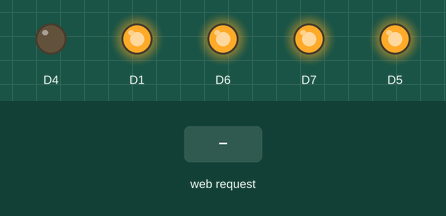
Simulated run of this sketch. Board: ESP8266 (NodeMCU). Parts: output pins drawn as LEDs (lit = HIGH). The test bench sets the inputs (shaded band). WiFi joins after 1.5 s; servers stay silent unless stated; what the sketch prints to the serial monitor is not drawn.

Above: at 2.8 s.
2.9 s: HTTP request GET /Switch1ON received
At 4.1 s:
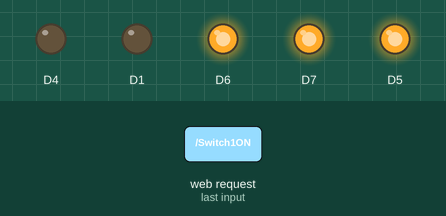
4.4 s: HTTP request GET /FanSpeed1 received
At 5.7 s:
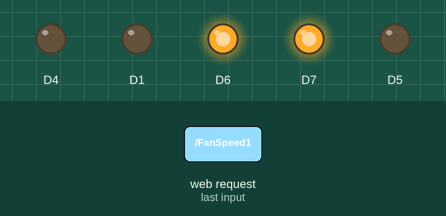
6.4 s: HTTP request GET /Switch1OFF received
At 6.9 s:
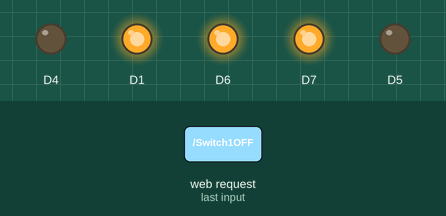
7.9 s: HTTP request GET /FanSpeed2 received
At 9.5 s:
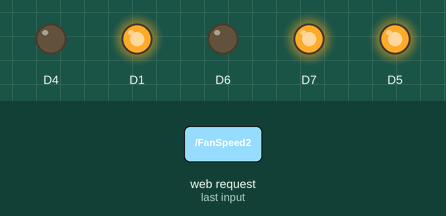
9.9 s: HTTP request GET /FanSpeed3 received
At 11.1 s:
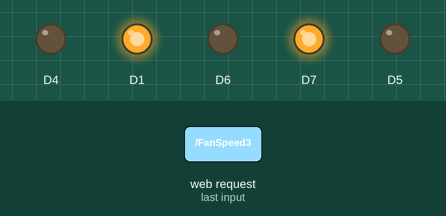
11.9 s: HTTP request GET /FanSpeed4 received
At 13.8 s:
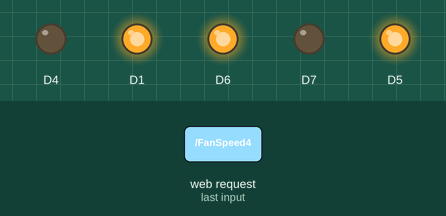
Timing chart, 0 to 14.9 s (numbered marks = the images above; inputs shaded):
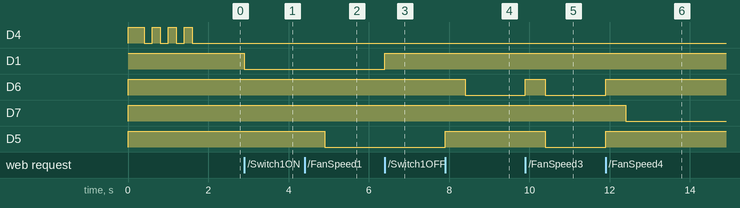

The sketch:

arduino.ino
```cpp
// please check the video
// https://www.youtube.com/watch?v=xj-j5zgZnoo

#include <ESP8266WebServer.h>
#include <ESP8266mDNS.h>
#include <IRsend.h>
const char* ssid = "TP-Link_0260";
const char* password = "AHDA12345";

MDNSResponder mdns;

String Domain = "home";
String switch1name = "Light";
String switch1 = "OFF";
String Fan = "OFF";
String AC = "OFF";
int currentTemp = 24; // Suhu awal (ubah sesuai kebutuhan)

ESP8266WebServer server(80);

IRsend irsend(D4);

void handleRoot() {
 server.send(200, "text/html",
"<!DOCTYPE html>" \
"<html>" \
"<head>" \
"<title>home</title>" \
"</head>" \
"<body>" \
"<h1>Home Automation</h1>" \
"<h2>"+ switch1name +": "+ switch1 +"</h2>" \
"<p><a href=\"/Switch1OFF\"><button class=\"button\">OFF</button></a><a href=\"/Switch1ON\"><button class=\"button\">ON</button></a></p>" \
"<h2>Fan: "+ Fan +"</h2>" \
"<p><a href=\"/FanOFF\"><button class=\"button\">OFF</button></a><a href=\"/FanSpeed1\"><button class=\"button\">Speed1</button></a><a href=\"/FanSpeed2\"><button class=\"button\">Speed2</button></a><a href=\"/FanSpeed3\"><button class=\"button\">Speed3</button></a><a href=\"/FanSpeed4\"><button class=\"button\">Speed4</button></a></p>" \
"<h2>Ac: "+ AC +"</h2>" \
"<p><a href=\"/AcOFF\"><button class=\"button\">OFF</button></a><a href=\"/AcON\"><button class=\"button\">ON</button></a></p>" \
"<p>Suhu: " + String(currentTemp) + "°C</p>" \
"<p><a href=\"/TempDown\"><button class=\"button\">-</button></a><a href=\"/TempUp\"><button class=\"button\">+</button></a></p>" \
"</body>" \
"</html>" \
);
}

void switch1ON(){
  switch1 = "ON";
  digitalWrite(D1, LOW);
  handleRoot();
}

void switch1OFF(){
  switch1 = "OFF";
  digitalWrite(D1, HIGH);
  handleRoot();
}

void FanOFF(){
  Fan = "OFF";
  digitalWrite(D5, HIGH);
  digitalWrite(D6, HIGH);
  digitalWrite(D7, HIGH);
  handleRoot();
}

void FanSpeed1(){
  Fan = "Speed1";
  digitalWrite(D5, HIGH);
  digitalWrite(D6, HIGH);
  digitalWrite(D7, HIGH);
  delay(500);
  digitalWrite(D5, LOW);
  handleRoot();
}

void FanSpeed2(){
  Fan = "Speed2";
  digitalWrite(D5, HIGH);
  digitalWrite(D6, HIGH);
  digitalWrite(D7, HIGH);
  delay(500);
  digitalWrite(D6, LOW);
  handleRoot();
}

void FanSpeed3(){
  Fan = "Speed3";
  digitalWrite(D5, HIGH);
  digitalWrite(D6, HIGH);
  digitalWrite(D7, HIGH);
  delay(500);
  digitalWrite(D5, LOW);
  digitalWrite(D6, LOW);
  handleRoot();
}

void FanSpeed4(){
  Fan = "Speed4";
  digitalWrite(D5, HIGH);
  digitalWrite(D6, HIGH);
  digitalWrite(D7, HIGH);
  delay(500);
  digitalWrite(D7, LOW);
  handleRoot();
}

void AcON(){
  AC = "ON";
  irsend.sendNEC(142607175, 28);
  handleRoot();
}

void AcOFF(){
  AC = "OFF";
  irsend.sendNEC(143392849, 28);
  handleRoot();
}

void sendAcTemp(int temp) {
  // Contoh pakai suhu 24-30, sesuaikan kode IR berikut dengan remot AC kamu
  switch (temp) {
    case 24:
      irsend.sendNEC(142607175, 28);
      break;
    case 25:
      irsend.sendNEC(142639935, 28);
      break;
    case 26:
      irsend.sendNEC(142672695, 28);
      break;
    case 27:
      irsend.sendNEC(142705455, 28);
      break;
    case 28:
      irsend.sendNEC(142738215, 28);
      break;
    case 29:
      irsend.sendNEC(142770975, 28);
      break;
    case 30:
      irsend.sendNEC(142803735, 28);
      break;
    default:
      irsend.sendNEC(142607175, 28); // default ke 24
      break;
  }
}

void TempUp() {
  if (currentTemp < 30) currentTemp++;
  sendAcTemp(currentTemp);
  AC = "ON (" + String(currentTemp) + "°C)";
  handleRoot();
}

void TempDown() {
  if (currentTemp > 24) currentTemp--;
  sendAcTemp(currentTemp);
  AC = "ON (" + String(currentTemp) + "°C)";
  handleRoot();
}


void setup(void){
  pinMode(D1, OUTPUT);
  pinMode(D4, OUTPUT);
  pinMode(D5, OUTPUT);
  pinMode(D6, OUTPUT);
  pinMode(D7, OUTPUT);
  digitalWrite(D1, HIGH);
  digitalWrite(D4, HIGH);
  digitalWrite(D5, HIGH);
  digitalWrite(D6, HIGH);
  digitalWrite(D7, HIGH);

  Serial.begin(115200);

  WiFi.begin(ssid, password);
  Serial.println("");

  while (WiFi.status() != WL_CONNECTED) {
    delay(200);
    digitalWrite(D4, HIGH);
    delay(200);
    digitalWrite(D4, LOW);
    Serial.print(".");
  }

  Serial.println("");
  Serial.print("Connected to ");
  Serial.println(ssid);
  Serial.print("IP address: ");
  Serial.println(WiFi.localIP());

  if(mdns.begin(Domain)){
    Serial.println("MDNS Started: " + Domain + ".local/");
  }

  server.on("/", handleRoot);
  server.on("/Switch1ON", switch1ON);
  server.on("/Switch1OFF", switch1OFF);
  server.on("/FanOFF", FanOFF);
  server.on("/FanSpeed1", FanSpeed1);
  server.on("/FanSpeed2", FanSpeed2);
  server.on("/FanSpeed3", FanSpeed3);
  server.on("/FanSpeed4", FanSpeed4);
  server.on("/AcON", AcON);
  server.on("/AcOFF", AcOFF);
  server.on("/TempUp", TempUp);
  server.on("/TempDown", TempDown);

  server.begin();
  Serial.println("HTTP server started");
  digitalWrite(D4, LOW);
}

void loop(void){
  mdns.update();
  server.handleClient();
}
```

Measured:
- after the input at 2.9 s, D1: HIGH → LOW at once
- after the input at 4.4 s, D5: HIGH → LOW after 0.50 s
- after the input at 6.4 s, D1: LOW → HIGH at once
- after the input at 7.9 s, D6: HIGH → LOW after 0.50 s; D5: LOW → HIGH at once
- after the input at 9.9 s, D6: LOW → HIGH at once, → LOW 0.50 s later; D5: HIGH → LOW after 0.50 s
- after the input at 11.9 s, D6, D5: LOW → HIGH at once; D7: HIGH → LOW after 0.50 s
